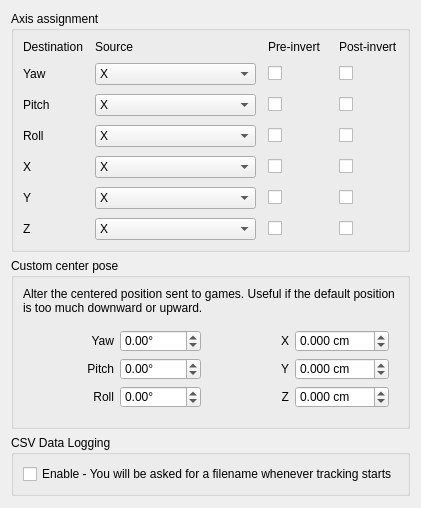
     <widget class="QWidget" name="tab_4">
      <attribute name="title">
       <string>Output</string>
      </attribute>
      <layout class="QVBoxLayout" name="verticalLayout_4">
       <item>
        <widget class="QGroupBox" name="groupBox_2">
         <property name="sizePolicy">
          <sizepolicy hsizetype="MinimumExpanding" vsizetype="Maximum">
           <horstretch>0</horstretch>
           <verstretch>0</verstretch>
          </sizepolicy>
         </property>
         <property name="title">
          <string>Axis assignment</string>
         </property>
         <layout class="QGridLayout" name="gridLayout_5">
          <property name="horizontalSpacing">
           <number>12</number>
          </property>
          <property name="verticalSpacing">
           <number>9</number>
          </property>
          <item row="4" column="0">
           <widget class="QLabel" name="label_8">
            <property name="sizePolicy">
             <sizepolicy hsizetype="Minimum" vsizetype="Maximum">
              <horstretch>254</horstretch>
              <verstretch>0</verstretch>
             </sizepolicy>
            </property>
            <property name="text">
             <string>Pitch</string>
            </property>
           </widget>
          </item>
          <item row="7" column="1">
           <widget class="QComboBox" name="src_y">
            <property name="sizePolicy">
             <sizepolicy hsizetype="Preferred" vsizetype="Maximum">
              <horstretch>0</horstretch>
              <verstretch>0</verstretch>
             </sizepolicy>
            </property>
            <item>
             <property name="text">
              <string>X</string>
             </property>
            </item>
            <item>
             <property name="text">
              <string>Y</string>
             </property>
            </item>
            <item>
             <property name="text">
              <string>Z</string>
             </property>
            </item>
            <item>
             <property name="text">
              <string>Yaw</string>
             </property>
            </item>
            <item>
             <property name="text">
              <string>Pitch</string>
             </property>
            </item>
            <item>
             <property name="text">
              <string>Roll</string>
             </property>
            </item>
            <item>
             <property name="text">
              <string>Disabled</string>
             </property>
            </item>
            <item>
             <property name="text">
              <string>Relative translation only</string>
             </property>
            </item>
           </widget>
          </item>
          <item row="0" column="1">
           <widget class="QLabel" name="label_13">
            <property name="sizePolicy">
             <sizepolicy hsizetype="Minimum" vsizetype="Maximum">
              <horstretch>254</horstretch>
              <verstretch>0</verstretch>
             </sizepolicy>
            </property>
            <property name="text">
             <string>Source</string>
            </property>
           </widget>
          </item>
          <item row="0" column="2">
           <widget class="QLabel" name="label_14">
            <property name="sizePolicy">
             <sizepolicy hsizetype="Minimum" vsizetype="Maximum">
              <horstretch>254</horstretch>
              <verstretch>0</verstretch>
             </sizepolicy>
            </property>
            <property name="text">
             <string>Pre-invert</string>
            </property>
           </widget>
          </item>
          <item row="6" column="0">
           <widget class="QLabel" name="label_10">
            <property name="sizePolicy">
             <sizepolicy hsizetype="Minimum" vsizetype="Maximum">
              <horstretch>254</horstretch>
              <verstretch>0</verstretch>
             </sizepolicy>
            </property>
            <property name="text">
             <string>X</string>
            </property>
           </widget>
          </item>
          <item row="3" column="2">
           <widget class="QCheckBox" name="invert_yaw_pre">
            <property name="sizePolicy">
             <sizepolicy hsizetype="Minimum" vsizetype="Maximum">
              <horstretch>255</horstretch>
              <verstretch>0</verstretch>
             </sizepolicy>
            </property>
            <property name="text">
             <string/>
            </property>
           </widget>
          </item>
          <item row="5" column="2">
           <widget class="QCheckBox" name="invert_roll_pre">
            <property name="sizePolicy">
             <sizepolicy hsizetype="Minimum" vsizetype="Maximum">
              <horstretch>255</horstretch>
              <verstretch>0</verstretch>
             </sizepolicy>
            </property>
            <property name="text">
             <string/>
            </property>
           </widget>
          </item>
          <item row="3" column="1">
           <widget class="QComboBox" name="src_yaw">
            <property name="sizePolicy">
             <sizepolicy hsizetype="Preferred" vsizetype="Maximum">
              <horstretch>0</horstretch>
              <verstretch>0</verstretch>
             </sizepolicy>
            </property>
            <item>
             <property name="text">
              <string>X</string>
             </property>
            </item>
            <item>
             <property name="text">
              <string>Y</string>
             </property>
            </item>
            <item>
             <property name="text">
              <string>Z</string>
             </property>
            </item>
            <item>
             <property name="text">
              <string>Yaw</string>
             </property>
            </item>
            <item>
             <property name="text">
              <string>Pitch</string>
             </property>
            </item>
            <item>
             <property name="text">
              <string>Roll</string>
             </property>
            </item>
            <item>
             <property name="text">
              <string>Disabled</string>
             </property>
            </item>
           </widget>
          </item>
          <item row="6" column="2">
           <widget class="QCheckBox" name="invert_x_pre">
            <property name="sizePolicy">
             <sizepolicy hsizetype="Minimum" vsizetype="Maximum">
              <horstretch>255</horstretch>
              <verstretch>0</verstretch>
             </sizepolicy>
            </property>
            <property name="text">
             <string/>
            </property>
           </widget>
          </item>
          <item row="3" column="3">
           <widget class="QCheckBox" name="invert_yaw_post">
            <property name="sizePolicy">
             <sizepolicy hsizetype="Minimum" vsizetype="Maximum">
              <horstretch>255</horstretch>
              <verstretch>0</verstretch>
             </sizepolicy>
            </property>
            <property name="text">
             <string/>
            </property>
           </widget>
          </item>
          <item row="4" column="1">
           <widget class="QComboBox" name="src_pitch">
            <property name="sizePolicy">
             <sizepolicy hsizetype="Preferred" vsizetype="Maximum">
              <horstretch>0</horstretch>
              <verstretch>0</verstretch>
             </sizepolicy>
            </property>
            <item>
             <property name="text">
              <string>X</string>
             </property>
            </item>
            <item>
             <property name="text">
              <string>Y</string>
             </property>
            </item>
            <item>
             <property name="text">
              <string>Z</string>
             </property>
            </item>
            <item>
             <property name="text">
              <string>Yaw</string>
             </property>
            </item>
            <item>
             <property name="text">
              <string>Pitch</string>
             </property>
            </item>
            <item>
             <property name="text">
              <string>Roll</string>
             </property>
            </item>
            <item>
             <property name="text">
              <string>Disabled</string>
             </property>
            </item>
           </widget>
          </item>
          <item row="5" column="0">
           <widget class="QLabel" name="label_9">
            <property name="sizePolicy">
             <sizepolicy hsizetype="Minimum" vsizetype="Maximum">
              <horstretch>254</horstretch>
              <verstretch>0</verstretch>
             </sizepolicy>
            </property>
            <property name="text">
             <string>Roll</string>
            </property>
           </widget>
          </item>
          <item row="0" column="0">
           <widget class="QLabel" name="label_15">
            <property name="sizePolicy">
             <sizepolicy hsizetype="Minimum" vsizetype="Maximum">
              <horstretch>254</horstretch>
              <verstretch>0</verstretch>
             </sizepolicy>
            </property>
            <property name="text">
             <string>Destination</string>
            </property>
           </widget>
          </item>
          <item row="4" column="2">
           <widget class="QCheckBox" name="invert_pitch_pre">
            <property name="sizePolicy">
             <sizepolicy hsizetype="Minimum" vsizetype="Maximum">
              <horstretch>255</horstretch>
              <verstretch>0</verstretch>
             </sizepolicy>
            </property>
            <property name="text">
             <string/>
            </property>
           </widget>
          </item>
          <item row="6" column="1">
           <widget class="QComboBox" name="src_x">
            <property name="sizePolicy">
             <sizepolicy hsizetype="Preferred" vsizetype="Maximum">
              <horstretch>0</horstretch>
              <verstretch>0</verstretch>
             </sizepolicy>
            </property>
            <item>
             <property name="text">
              <string>X</string>
             </property>
            </item>
            <item>
             <property name="text">
              <string>Y</string>
             </property>
            </item>
            <item>
             <property name="text">
              <string>Z</string>
             </property>
            </item>
            <item>
             <property name="text">
              <string>Yaw</string>
             </property>
            </item>
            <item>
             <property name="text">
              <string>Pitch</string>
             </property>
            </item>
            <item>
             <property name="text">
              <string>Roll</string>
             </property>
            </item>
            <item>
             <property name="text">
              <string>Disabled</string>
             </property>
            </item>
            <item>
             <property name="text">
              <string>Relative translation only</string>
             </property>
            </item>
           </widget>
          </item>
          <item row="7" column="0">
           <widget class="QLabel" name="label_11">
            <property name="sizePolicy">
             <sizepolicy hsizetype="Minimum" vsizetype="Maximum">
              <horstretch>254</horstretch>
              <verstretch>0</verstretch>
             </sizepolicy>
            </property>
            <property name="text">
             <string>Y</string>
            </property>
           </widget>
          </item>
          <item row="5" column="1">
           <widget class="QComboBox" name="src_roll">
            <property name="sizePolicy">
             <sizepolicy hsizetype="Preferred" vsizetype="Maximum">
              <horstretch>0</horstretch>
              <verstretch>0</verstretch>
             </sizepolicy>
            </property>
            <item>
             <property name="text">
              <string>X</string>
             </property>
            </item>
            <item>
             <property name="text">
              <string>Y</string>
             </property>
            </item>
            <item>
             <property name="text">
              <string>Z</string>
             </property>
            </item>
            <item>
             <property name="text">
              <string>Yaw</string>
             </property>
            </item>
            <item>
             <property name="text">
              <string>Pitch</string>
             </property>
            </item>
            <item>
             <property name="text">
              <string>Roll</string>
             </property>
            </item>
            <item>
             <property name="text">
              <string>Disabled</string>
             </property>
            </item>
           </widget>
          </item>
          <item row="3" column="0">
           <widget class="QLabel" name="label_7">
            <property name="sizePolicy">
             <sizepolicy hsizetype="Minimum" vsizetype="Maximum">
              <horstretch>254</horstretch>
              <verstretch>0</verstretch>
             </sizepolicy>
            </property>
            <property name="text">
             <string>Yaw</string>
            </property>
           </widget>
          </item>
          <item row="0" column="3">
           <widget class="QLabel" name="label_19">
            <property name="sizePolicy">
             <sizepolicy hsizetype="Minimum" vsizetype="Maximum">
              <horstretch>254</horstretch>
              <verstretch>0</verstretch>
             </sizepolicy>
            </property>
            <property name="text">
             <string>Post-invert</string>
            </property>
           </widget>
          </item>
          <item row="8" column="0">
           <widget class="QLabel" name="label_12">
            <property name="sizePolicy">
             <sizepolicy hsizetype="Minimum" vsizetype="Maximum">
              <horstretch>254</horstretch>
              <verstretch>0</verstretch>
             </sizepolicy>
            </property>
            <property name="text">
             <string>Z</string>
            </property>
           </widget>
          </item>
          <item row="8" column="2">
           <widget class="QCheckBox" name="invert_z_pre">
            <property name="sizePolicy">
             <sizepolicy hsizetype="Minimum" vsizetype="Maximum">
              <horstretch>255</horstretch>
              <verstretch>0</verstretch>
             </sizepolicy>
            </property>
            <property name="text">
             <string/>
            </property>
           </widget>
          </item>
          <item row="8" column="1">
           <widget class="QComboBox" name="src_z">
            <property name="sizePolicy">
             <sizepolicy hsizetype="Preferred" vsizetype="Maximum">
              <horstretch>0</horstretch>
              <verstretch>0</verstretch>
             </sizepolicy>
            </property>
            <item>
             <property name="text">
              <string>X</string>
             </property>
            </item>
            <item>
             <property name="text">
              <string>Y</string>
             </property>
            </item>
            <item>
             <property name="text">
              <string>Z</string>
             </property>
            </item>
            <item>
             <property name="text">
              <string>Yaw</string>
             </property>
            </item>
            <item>
             <property name="text">
              <string>Pitch</string>
             </property>
            </item>
            <item>
             <property name="text">
              <string>Roll</string>
             </property>
            </item>
            <item>
             <property name="text">
              <string>Disabled</string>
             </property>
            </item>
            <item>
             <property name="text">
              <string>Relative translation only</string>
             </property>
            </item>
           </widget>
          </item>
          <item row="7" column="2">
           <widget class="QCheckBox" name="invert_y_pre">
            <property name="sizePolicy">
             <sizepolicy hsizetype="Minimum" vsizetype="Maximum">
              <horstretch>255</horstretch>
              <verstretch>0</verstretch>
             </sizepolicy>
            </property>
            <property name="text">
             <string/>
            </property>
           </widget>
          </item>
          <item row="4" column="3">
           <widget class="QCheckBox" name="invert_pitch_post">
            <property name="sizePolicy">
             <sizepolicy hsizetype="Minimum" vsizetype="Maximum">
              <horstretch>255</horstretch>
              <verstretch>0</verstretch>
             </sizepolicy>
            </property>
            <property name="text">
             <string/>
            </property>
           </widget>
          </item>
          <item row="5" column="3">
           <widget class="QCheckBox" name="invert_roll_post">
            <property name="sizePolicy">
             <sizepolicy hsizetype="Minimum" vsizetype="Maximum">
              <horstretch>255</horstretch>
              <verstretch>0</verstretch>
             </sizepolicy>
            </property>
            <property name="text">
             <string/>
            </property>
           </widget>
          </item>
          <item row="6" column="3">
           <widget class="QCheckBox" name="invert_x_post">
            <property name="sizePolicy">
             <sizepolicy hsizetype="Minimum" vsizetype="Maximum">
              <horstretch>255</horstretch>
              <verstretch>0</verstretch>
             </sizepolicy>
            </property>
            <property name="text">
             <string/>
            </property>
           </widget>
          </item>
          <item row="7" column="3">
           <widget class="QCheckBox" name="invert_y_post">
            <property name="sizePolicy">
             <sizepolicy hsizetype="Minimum" vsizetype="Maximum">
              <horstretch>255</horstretch>
              <verstretch>0</verstretch>
             </sizepolicy>
            </property>
            <property name="text">
             <string/>
            </property>
           </widget>
          </item>
          <item row="8" column="3">
           <widget class="QCheckBox" name="invert_z_post">
            <property name="sizePolicy">
             <sizepolicy hsizetype="Minimum" vsizetype="Maximum">
              <horstretch>255</horstretch>
              <verstretch>0</verstretch>
             </sizepolicy>
            </property>
            <property name="text">
             <string/>
            </property>
           </widget>
          </item>
         </layout>
         <zorder>label_15</zorder>
         <zorder>label_13</zorder>
         <zorder>label_14</zorder>
         <zorder>src_yaw</zorder>
         <zorder>invert_yaw_pre</zorder>
         <zorder>label_7</zorder>
         <zorder>src_pitch</zorder>
         <zorder>label_8</zorder>
         <zorder>invert_pitch_pre</zorder>
         <zorder>label_9</zorder>
         <zorder>src_roll</zorder>
         <zorder>invert_roll_pre</zorder>
         <zorder>label_10</zorder>
         <zorder>src_x</zorder>
         <zorder>invert_x_pre</zorder>
         <zorder>label_11</zorder>
         <zorder>src_y</zorder>
         <zorder>invert_y_pre</zorder>
         <zorder>label_12</zorder>
         <zorder>src_z</zorder>
         <zorder>invert_z_pre</zorder>
         <zorder>label_19</zorder>
         <zorder>invert_yaw_post</zorder>
         <zorder>invert_pitch_post</zorder>
         <zorder>invert_roll_post</zorder>
         <zorder>invert_x_post</zorder>
         <zorder>invert_y_post</zorder>
         <zorder>invert_z_post</zorder>
        </widget>
       </item>
       <item>
        <widget class="QGroupBox" name="groupBox_6">
         <property name="sizePolicy">
          <sizepolicy hsizetype="Minimum" vsizetype="Maximum">
           <horstretch>0</horstretch>
           <verstretch>0</verstretch>
          </sizepolicy>
         </property>
         <property name="title">
          <string>Custom center pose</string>
         </property>
         <property name="alignment">
          <set>Qt::AlignmentFlag::AlignLeading|Qt::AlignmentFlag::AlignLeft|Qt::AlignmentFlag::AlignTop</set>
         </property>
         <layout class="QVBoxLayout" name="verticalLayout_6">
          <item>
           <widget class="QLabel" name="label_22">
            <property name="text">
             <string>Alter the centered position sent to games. Useful if the default position is too much downward or upward.</string>
            </property>
            <property name="wordWrap">
             <bool>true</bool>
            </property>
            <property name="margin">
             <number>2</number>
            </property>
           </widget>
          </item>
          <item>
           <widget class="QGroupBox" name="groupBox_7">
            <property name="styleSheet">
             <string notr="true">QGroupBox {
	border: 0;
}</string>
            </property>
            <property name="title">
             <string/>
            </property>
            <property name="alignment">
             <set>Qt::AlignmentFlag::AlignCenter</set>
            </property>
            <property name="flat">
             <bool>false</bool>
            </property>
            <property name="checkable">
             <bool>false</bool>
            </property>
            <layout class="QGridLayout" name="gridLayout_3">
             <item row="2" column="1">
              <widget class="QDoubleSpinBox" name="pos_rz">
               <property name="sizePolicy">
                <sizepolicy hsizetype="Minimum" vsizetype="Maximum">
                 <horstretch>0</horstretch>
                 <verstretch>0</verstretch>
                </sizepolicy>
               </property>
               <property name="suffix">
                <string>°</string>
               </property>
               <property name="decimals">
                <number>2</number>
               </property>
               <property name="minimum">
                <double>-180.000000000000000</double>
               </property>
               <property name="maximum">
                <double>180.000000000000000</double>
               </property>
              </widget>
             </item>
             <item row="2" column="3">
              <widget class="QDoubleSpinBox" name="pos_tz">
               <property name="sizePolicy">
                <sizepolicy hsizetype="Minimum" vsizetype="Maximum">
                 <horstretch>0</horstretch>
                 <verstretch>0</verstretch>
                </sizepolicy>
               </property>
               <property name="suffix">
                <string> cm</string>
               </property>
               <property name="decimals">
                <number>3</number>
               </property>
               <property name="minimum">
                <double>-500.000000000000000</double>
               </property>
               <property name="maximum">
                <double>500.000000000000000</double>
               </property>
              </widget>
             </item>
             <item row="0" column="2">
              <widget class="QLabel" name="label_4">
               <property name="layoutDirection">
                <enum>Qt::LayoutDirection::LeftToRight</enum>
               </property>
               <property name="text">
                <string>X</string>
               </property>
               <property name="alignment">
                <set>Qt::AlignmentFlag::AlignRight|Qt::AlignmentFlag::AlignTrailing|Qt::AlignmentFlag::AlignVCenter</set>
               </property>
              </widget>
             </item>
             <item row="0" column="3">
              <widget class="QDoubleSpinBox" name="pos_tx">
               <property name="sizePolicy">
                <sizepolicy hsizetype="Minimum" vsizetype="Maximum">
                 <horstretch>0</horstretch>
                 <verstretch>0</verstretch>
                </sizepolicy>
               </property>
               <property name="suffix">
                <string> cm</string>
               </property>
               <property name="decimals">
                <number>3</number>
               </property>
               <property name="minimum">
                <double>-500.000000000000000</double>
               </property>
               <property name="maximum">
                <double>500.000000000000000</double>
               </property>
              </widget>
             </item>
             <item row="1" column="0">
              <widget class="QLabel" name="label">
               <property name="text">
                <string>Pitch</string>
               </property>
               <property name="alignment">
                <set>Qt::AlignmentFlag::AlignRight|Qt::AlignmentFlag::AlignTrailing|Qt::AlignmentFlag::AlignVCenter</set>
               </property>
              </widget>
             </item>
             <item row="1" column="2">
              <widget class="QLabel" name="label_5">
               <property name="text">
                <string>Y</string>
               </property>
               <property name="alignment">
                <set>Qt::AlignmentFlag::AlignRight|Qt::AlignmentFlag::AlignTrailing|Qt::AlignmentFlag::AlignVCenter</set>
               </property>
              </widget>
             </item>
             <item row="1" column="1">
              <widget class="QDoubleSpinBox" name="pos_ry">
               <property name="sizePolicy">
                <sizepolicy hsizetype="Minimum" vsizetype="Maximum">
                 <horstretch>0</horstretch>
                 <verstretch>0</verstretch>
                </sizepolicy>
               </property>
               <property name="suffix">
                <string>°</string>
               </property>
               <property name="decimals">
                <number>2</number>
               </property>
               <property name="minimum">
                <double>-180.000000000000000</double>
               </property>
               <property name="maximum">
                <double>180.000000000000000</double>
               </property>
              </widget>
             </item>
             <item row="2" column="2">
              <widget class="QLabel" name="label_6">
               <property name="text">
                <string>Z</string>
               </property>
               <property name="alignment">
                <set>Qt::AlignmentFlag::AlignRight|Qt::AlignmentFlag::AlignTrailing|Qt::AlignmentFlag::AlignVCenter</set>
               </property>
              </widget>
             </item>
             <item row="2" column="0">
              <widget class="QLabel" name="label_3">
               <property name="text">
                <string>Roll</string>
               </property>
               <property name="alignment">
                <set>Qt::AlignmentFlag::AlignRight|Qt::AlignmentFlag::AlignTrailing|Qt::AlignmentFlag::AlignVCenter</set>
               </property>
              </widget>
             </item>
             <item row="1" column="3">
              <widget class="QDoubleSpinBox" name="pos_ty">
               <property name="sizePolicy">
                <sizepolicy hsizetype="Minimum" vsizetype="Maximum">
                 <horstretch>0</horstretch>
                 <verstretch>0</verstretch>
                </sizepolicy>
               </property>
               <property name="suffix">
                <string> cm</string>
               </property>
               <property name="decimals">
                <number>3</number>
               </property>
               <property name="minimum">
                <double>-500.000000000000000</double>
               </property>
               <property name="maximum">
                <double>500.000000000000000</double>
               </property>
              </widget>
             </item>
             <item row="0" column="0">
              <widget class="QLabel" name="label_2">
               <property name="text">
                <string>Yaw</string>
               </property>
               <property name="alignment">
                <set>Qt::AlignmentFlag::AlignRight|Qt::AlignmentFlag::AlignTrailing|Qt::AlignmentFlag::AlignVCenter</set>
               </property>
              </widget>
             </item>
             <item row="0" column="1">
              <widget class="QDoubleSpinBox" name="pos_rx">
               <property name="sizePolicy">
                <sizepolicy hsizetype="Minimum" vsizetype="Maximum">
                 <horstretch>0</horstretch>
                 <verstretch>0</verstretch>
                </sizepolicy>
               </property>
               <property name="suffix">
                <string>°</string>
               </property>
               <property name="decimals">
                <number>2</number>
               </property>
               <property name="minimum">
                <double>-180.000000000000000</double>
               </property>
               <property name="maximum">
                <double>180.000000000000000</double>
               </property>
              </widget>
             </item>
            </layout>
           </widget>
          </item>
         </layout>
        </widget>
       </item>
       <item>
        <widget class="QGroupBox" name="groupBox_10">
         <property name="sizePolicy">
          <sizepolicy hsizetype="Minimum" vsizetype="Maximum">
           <horstretch>0</horstretch>
           <verstretch>0</verstretch>
          </sizepolicy>
         </property>
         <property name="minimumSize">
          <size>
           <width>0</width>
           <height>50</height>
          </size>
         </property>
         <property name="title">
          <string>CSV Data Logging</string>
         </property>
         <layout class="QVBoxLayout" name="verticalLayout_11">
          <item>
           <widget class="QCheckBox" name="tracklogging_enabled">
            <property name="sizePolicy">
             <sizepolicy hsizetype="Preferred" vsizetype="Preferred">
              <horstretch>0</horstretch>
              <verstretch>1</verstretch>
             </sizepolicy>
            </property>
            <property name="text">
             <string>Enable - You will be asked for a filename whenever tracking starts</string>
            </property>
           </widget>
          </item>
         </layout>
        </widget>
       </item>
       <item>
        <spacer name="verticalSpacer_3">
         <property name="orientation">
          <enum>Qt::Orientation::Vertical</enum>
         </property>
         <property name="sizeHint" stdset="0">
          <size>
           <width>20</width>
           <height>1</height>
          </size>
         </property>
        </spacer>
       </item>
      </layout>
     </widget>
